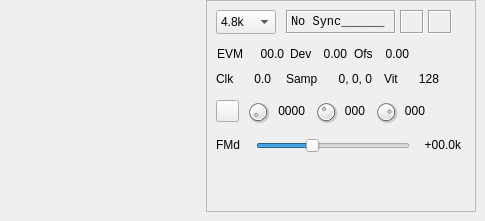
      <widget class="QWidget" name="settingsTab">
       <property name="toolTip">
        <string>Dgital Settings</string>
       </property>
       <attribute name="icon">
        <iconset resource="../../../sdrgui/resources/res.qrc">
         <normaloff>:/gear.png</normaloff>:/gear.png</iconset>
       </attribute>
       <attribute name="title">
        <string/>
       </attribute>
       <attribute name="toolTip">
        <string>Settings</string>
       </attribute>
       <widget class="QWidget" name="layoutWidget">
        <property name="geometry">
         <rect>
          <x>0</x>
          <y>0</y>
          <width>476</width>
          <height>212</height>
         </rect>
        </property>
        <layout class="QHBoxLayout" name="scopeLayout">
         <item>
          <widget class="TVScreen" name="screenTV" native="true">
           <property name="sizePolicy">
            <sizepolicy hsizetype="Maximum" vsizetype="Maximum">
             <horstretch>0</horstretch>
             <verstretch>0</verstretch>
            </sizepolicy>
           </property>
           <property name="minimumSize">
            <size>
             <width>200</width>
             <height>200</height>
            </size>
           </property>
          </widget>
         </item>
         <item>
          <widget class="QFrame" name="frame">
           <property name="minimumSize">
            <size>
             <width>0</width>
             <height>210</height>
            </size>
           </property>
           <property name="frameShape">
            <enum>QFrame::StyledPanel</enum>
           </property>
           <property name="frameShadow">
            <enum>QFrame::Raised</enum>
           </property>
           <widget class="QComboBox" name="baudRate">
            <property name="geometry">
             <rect>
              <x>10</x>
              <y>10</y>
              <width>60</width>
              <height>24</height>
             </rect>
            </property>
            <property name="sizePolicy">
             <sizepolicy hsizetype="Preferred" vsizetype="Fixed">
              <horstretch>0</horstretch>
              <verstretch>0</verstretch>
             </sizepolicy>
            </property>
            <property name="minimumSize">
             <size>
              <width>35</width>
              <height>0</height>
             </size>
            </property>
            <property name="maximumSize">
             <size>
              <width>16777215</width>
              <height>16777215</height>
             </size>
            </property>
            <property name="toolTip">
             <string>Baud rate: 2.4k: NXDN48, dPMR 4.8k: DMR, D-Star, YSF, NXDN96</string>
            </property>
            <item>
             <property name="text">
              <string>4.8k</string>
             </property>
            </item>
           </widget>
           <widget class="QLabel" name="syncText">
            <property name="geometry">
             <rect>
              <x>80</x>
              <y>10</y>
              <width>110</width>
              <height>24</height>
             </rect>
            </property>
            <property name="minimumSize">
             <size>
              <width>110</width>
              <height>0</height>
             </size>
            </property>
            <property name="maximumSize">
             <size>
              <width>16777215</width>
              <height>24</height>
             </size>
            </property>
            <property name="font">
             <font>
              <family>Liberation Mono</family>
              <pointsize>9</pointsize>
             </font>
            </property>
            <property name="toolTip">
             <string>Synchronization status</string>
            </property>
            <property name="frameShape">
             <enum>QFrame::Box</enum>
            </property>
            <property name="frameShadow">
             <enum>QFrame::Sunken</enum>
            </property>
            <property name="lineWidth">
             <number>1</number>
            </property>
            <property name="text">
             <string>No Sync______</string>
            </property>
           </widget>
           <widget class="QLabel" name="dcdLabel">
            <property name="geometry">
             <rect>
              <x>194</x>
              <y>10</y>
              <width>24</width>
              <height>24</height>
             </rect>
            </property>
            <property name="sizePolicy">
             <sizepolicy hsizetype="Fixed" vsizetype="Fixed">
              <horstretch>0</horstretch>
              <verstretch>0</verstretch>
             </sizepolicy>
            </property>
            <property name="minimumSize">
             <size>
              <width>24</width>
              <height>24</height>
             </size>
            </property>
            <property name="maximumSize">
             <size>
              <width>24</width>
              <height>24</height>
             </size>
            </property>
            <property name="toolTip">
             <string>Data Carrier Detect (DCD)</string>
            </property>
            <property name="frameShape">
             <enum>QFrame::Box</enum>
            </property>
            <property name="frameShadow">
             <enum>QFrame::Sunken</enum>
            </property>
            <property name="text">
             <string/>
            </property>
            <property name="alignment">
             <set>Qt::AlignRight|Qt::AlignTrailing|Qt::AlignVCenter</set>
            </property>
           </widget>
           <widget class="QLabel" name="deviationLabel">
            <property name="geometry">
             <rect>
              <x>84</x>
              <y>40</y>
              <width>25</width>
              <height>28</height>
             </rect>
            </property>
            <property name="minimumSize">
             <size>
              <width>25</width>
              <height>0</height>
             </size>
            </property>
            <property name="toolTip">
             <string>Carrier relative position (%) when synchronized</string>
            </property>
            <property name="text">
             <string>Dev</string>
            </property>
            <property name="alignment">
             <set>Qt::AlignLeading|Qt::AlignLeft|Qt::AlignVCenter</set>
            </property>
           </widget>
           <widget class="QLabel" name="deviationText">
            <property name="geometry">
             <rect>
              <x>110</x>
              <y>40</y>
              <width>31</width>
              <height>28</height>
             </rect>
            </property>
            <property name="minimumSize">
             <size>
              <width>25</width>
              <height>0</height>
             </size>
            </property>
            <property name="toolTip">
             <string>Detected FM deviation relative to nominal deviation</string>
            </property>
            <property name="text">
             <string>0.00</string>
            </property>
            <property name="alignment">
             <set>Qt::AlignRight|Qt::AlignTrailing|Qt::AlignVCenter</set>
            </property>
           </widget>
           <widget class="QToolButton" name="syncOrConstellation">
            <property name="geometry">
             <rect>
              <x>10</x>
              <y>100</y>
              <width>23</width>
              <height>22</height>
             </rect>
            </property>
            <property name="toolTip">
             <string>Toggle between transition constellation and symbol synchronization displays</string>
            </property>
            <property name="text">
             <string/>
            </property>
            <property name="icon">
             <iconset resource="../../../sdrgui/resources/res.qrc">
              <normaloff>:/constellation.png</normaloff>
              <normalon>:/slopep_icon.png</normalon>:/constellation.png</iconset>
            </property>
            <property name="checkable">
             <bool>true</bool>
            </property>
           </widget>
           <widget class="QSlider" name="fmDeviation">
            <property name="geometry">
             <rect>
              <x>50</x>
              <y>135</y>
              <width>154</width>
              <height>22</height>
             </rect>
            </property>
            <property name="toolTip">
             <string>Maximum frequency deviation (kHz)</string>
            </property>
            <property name="maximum">
             <number>100</number>
            </property>
            <property name="pageStep">
             <number>1</number>
            </property>
            <property name="value">
             <number>35</number>
            </property>
            <property name="sliderPosition">
             <number>35</number>
            </property>
            <property name="orientation">
             <enum>Qt::Horizontal</enum>
            </property>
           </widget>
           <widget class="QLabel" name="fmDeviationLabel">
            <property name="geometry">
             <rect>
              <x>10</x>
              <y>130</y>
              <width>25</width>
              <height>29</height>
             </rect>
            </property>
            <property name="text">
             <string>FMd</string>
            </property>
           </widget>
           <widget class="QLabel" name="fmDeviationText">
            <property name="geometry">
             <rect>
              <x>205</x>
              <y>130</y>
              <width>50</width>
              <height>29</height>
             </rect>
            </property>
            <property name="minimumSize">
             <size>
              <width>50</width>
              <height>0</height>
             </size>
            </property>
            <property name="text">
             <string>+00.0k</string>
            </property>
            <property name="alignment">
             <set>Qt::AlignRight|Qt::AlignTrailing|Qt::AlignVCenter</set>
            </property>
           </widget>
           <widget class="QDial" name="traceLength">
            <property name="geometry">
             <rect>
              <x>40</x>
              <y>100</y>
              <width>24</width>
              <height>24</height>
             </rect>
            </property>
            <property name="maximumSize">
             <size>
              <width>24</width>
              <height>24</height>
             </size>
            </property>
            <property name="toolTip">
             <string>Display trace length (ms)</string>
            </property>
            <property name="minimum">
             <number>6</number>
            </property>
            <property name="maximum">
             <number>30</number>
            </property>
            <property name="pageStep">
             <number>1</number>
            </property>
            <property name="value">
             <number>6</number>
            </property>
           </widget>
           <widget class="QLabel" name="traceLengthText">
            <property name="geometry">
             <rect>
              <x>68</x>
              <y>100</y>
              <width>31</width>
              <height>22</height>
             </rect>
            </property>
            <property name="toolTip">
             <string>Display trace length (ms)</string>
            </property>
            <property name="text">
             <string>0000</string>
            </property>
            <property name="alignment">
             <set>Qt::AlignRight|Qt::AlignTrailing|Qt::AlignVCenter</set>
            </property>
           </widget>
           <widget class="QDial" name="traceStroke">
            <property name="geometry">
             <rect>
              <x>108</x>
              <y>100</y>
              <width>24</width>
              <height>24</height>
             </rect>
            </property>
            <property name="maximumSize">
             <size>
              <width>24</width>
              <height>24</height>
             </size>
            </property>
            <property name="toolTip">
             <string>Trace stroke [0..255]</string>
            </property>
            <property name="minimum">
             <number>0</number>
            </property>
            <property name="maximum">
             <number>255</number>
            </property>
            <property name="pageStep">
             <number>1</number>
            </property>
            <property name="value">
             <number>100</number>
            </property>
           </widget>
           <widget class="QLabel" name="traceStrokeText">
            <property name="geometry">
             <rect>
              <x>128</x>
              <y>100</y>
              <width>31</width>
              <height>22</height>
             </rect>
            </property>
            <property name="toolTip">
             <string>Trace stroke value</string>
            </property>
            <property name="text">
             <string>000</string>
            </property>
            <property name="alignment">
             <set>Qt::AlignRight|Qt::AlignTrailing|Qt::AlignVCenter</set>
            </property>
           </widget>
           <widget class="QDial" name="traceDecay">
            <property name="geometry">
             <rect>
              <x>168</x>
              <y>100</y>
              <width>24</width>
              <height>24</height>
             </rect>
            </property>
            <property name="maximumSize">
             <size>
              <width>24</width>
              <height>24</height>
             </size>
            </property>
            <property name="toolTip">
             <string>Trace decay [0..255]</string>
            </property>
            <property name="minimum">
             <number>0</number>
            </property>
            <property name="maximum">
             <number>255</number>
            </property>
            <property name="pageStep">
             <number>1</number>
            </property>
            <property name="value">
             <number>200</number>
            </property>
           </widget>
           <widget class="QLabel" name="traceDecayText">
            <property name="geometry">
             <rect>
              <x>188</x>
              <y>100</y>
              <width>31</width>
              <height>22</height>
             </rect>
            </property>
            <property name="toolTip">
             <string>Trace decay value</string>
            </property>
            <property name="text">
             <string>000</string>
            </property>
            <property name="alignment">
             <set>Qt::AlignRight|Qt::AlignTrailing|Qt::AlignVCenter</set>
            </property>
           </widget>
           <widget class="QLabel" name="lockLabel">
            <property name="geometry">
             <rect>
              <x>222</x>
              <y>10</y>
              <width>24</width>
              <height>24</height>
             </rect>
            </property>
            <property name="sizePolicy">
             <sizepolicy hsizetype="Fixed" vsizetype="Fixed">
              <horstretch>0</horstretch>
              <verstretch>0</verstretch>
             </sizepolicy>
            </property>
            <property name="minimumSize">
             <size>
              <width>24</width>
              <height>24</height>
             </size>
            </property>
            <property name="maximumSize">
             <size>
              <width>24</width>
              <height>24</height>
             </size>
            </property>
            <property name="toolTip">
             <string>Locked state</string>
            </property>
            <property name="frameShape">
             <enum>QFrame::Box</enum>
            </property>
            <property name="frameShadow">
             <enum>QFrame::Sunken</enum>
            </property>
            <property name="text">
             <string/>
            </property>
            <property name="alignment">
             <set>Qt::AlignRight|Qt::AlignTrailing|Qt::AlignVCenter</set>
            </property>
           </widget>
           <widget class="QLabel" name="evmLabel">
            <property name="geometry">
             <rect>
              <x>10</x>
              <y>40</y>
              <width>27</width>
              <height>28</height>
             </rect>
            </property>
            <property name="minimumSize">
             <size>
              <width>27</width>
              <height>0</height>
             </size>
            </property>
            <property name="toolTip">
             <string>Carrier relative position (%) when synchronized</string>
            </property>
            <property name="text">
             <string>EVM</string>
            </property>
            <property name="alignment">
             <set>Qt::AlignRight|Qt::AlignTrailing|Qt::AlignVCenter</set>
            </property>
           </widget>
           <widget class="QLabel" name="evmText">
            <property name="geometry">
             <rect>
              <x>40</x>
              <y>40</y>
              <width>38</width>
              <height>28</height>
             </rect>
            </property>
            <property name="minimumSize">
             <size>
              <width>30</width>
              <height>0</height>
             </size>
            </property>
            <property name="toolTip">
             <string>Error Vector Magnitude (%) when synchronized</string>
            </property>
            <property name="text">
             <string>00.0</string>
            </property>
            <property name="alignment">
             <set>Qt::AlignRight|Qt::AlignTrailing|Qt::AlignVCenter</set>
            </property>
           </widget>
           <widget class="QLabel" name="offsetLabel">
            <property name="geometry">
             <rect>
              <x>148</x>
              <y>40</y>
              <width>25</width>
              <height>28</height>
             </rect>
            </property>
            <property name="minimumSize">
             <size>
              <width>25</width>
              <height>0</height>
             </size>
            </property>
            <property name="toolTip">
             <string>Carrier relative position (%) when synchronized</string>
            </property>
            <property name="text">
             <string>Ofs</string>
            </property>
            <property name="alignment">
             <set>Qt::AlignLeading|Qt::AlignLeft|Qt::AlignVCenter</set>
            </property>
           </widget>
           <widget class="QLabel" name="offsetText">
            <property name="geometry">
             <rect>
              <x>172</x>
              <y>40</y>
              <width>31</width>
              <height>28</height>
             </rect>
            </property>
            <property name="minimumSize">
             <size>
              <width>25</width>
              <height>0</height>
             </size>
            </property>
            <property name="toolTip">
             <string>Detected carrier deviation relative to nominal deviation</string>
            </property>
            <property name="text">
             <string>0.00</string>
            </property>
            <property name="alignment">
             <set>Qt::AlignRight|Qt::AlignTrailing|Qt::AlignVCenter</set>
            </property>
           </widget>
           <widget class="QLabel" name="viterbiLabel">
            <property name="geometry">
             <rect>
              <x>178</x>
              <y>65</y>
              <width>25</width>
              <height>28</height>
             </rect>
            </property>
            <property name="minimumSize">
             <size>
              <width>25</width>
              <height>0</height>
             </size>
            </property>
            <property name="toolTip">
             <string>Carrier relative position (%) when synchronized</string>
            </property>
            <property name="text">
             <string>Vit</string>
            </property>
            <property name="alignment">
             <set>Qt::AlignLeading|Qt::AlignLeft|Qt::AlignVCenter</set>
            </property>
           </widget>
           <widget class="QLabel" name="viterbiText">
            <property name="geometry">
             <rect>
              <x>203</x>
              <y>65</y>
              <width>30</width>
              <height>28</height>
             </rect>
            </property>
            <property name="minimumSize">
             <size>
              <width>30</width>
              <height>0</height>
             </size>
            </property>
            <property name="toolTip">
             <string>Viterbi cost. -1 if not available.</string>
            </property>
            <property name="text">
             <string>128</string>
            </property>
            <property name="alignment">
             <set>Qt::AlignRight|Qt::AlignTrailing|Qt::AlignVCenter</set>
            </property>
           </widget>
           <widget class="QLabel" name="clockLabel">
            <property name="geometry">
             <rect>
              <x>10</x>
              <y>65</y>
              <width>25</width>
              <height>28</height>
             </rect>
            </property>
            <property name="minimumSize">
             <size>
              <width>25</width>
              <height>0</height>
             </size>
            </property>
            <property name="toolTip">
             <string>Carrier relative position (%) when synchronized</string>
            </property>
            <property name="text">
             <string>Clk</string>
            </property>
            <property name="alignment">
             <set>Qt::AlignLeading|Qt::AlignLeft|Qt::AlignVCenter</set>
            </property>
           </widget>
           <widget class="QLabel" name="clockText">
            <property name="geometry">
             <rect>
              <x>40</x>
              <y>65</y>
              <width>25</width>
              <height>28</height>
             </rect>
            </property>
            <property name="minimumSize">
             <size>
              <width>25</width>
              <height>0</height>
             </size>
            </property>
            <property name="toolTip">
             <string>Difference between Tx and Rx clock normalized</string>
            </property>
            <property name="text">
             <string>0.0</string>
            </property>
            <property name="alignment">
             <set>Qt::AlignRight|Qt::AlignTrailing|Qt::AlignVCenter</set>
            </property>
           </widget>
           <widget class="QLabel" name="sampleLabel">
            <property name="geometry">
             <rect>
              <x>80</x>
              <y>65</y>
              <width>35</width>
              <height>28</height>
             </rect>
            </property>
            <property name="minimumSize">
             <size>
              <width>25</width>
              <height>0</height>
             </size>
            </property>
            <property name="toolTip">
             <string>Carrier relative position (%) when synchronized</string>
            </property>
            <property name="text">
             <string>Samp</string>
            </property>
            <property name="alignment">
             <set>Qt::AlignLeading|Qt::AlignLeft|Qt::AlignVCenter</set>
            </property>
           </widget>
           <widget class="QLabel" name="sampleText">
            <property name="geometry">
             <rect>
              <x>120</x>
              <y>65</y>
              <width>46</width>
              <height>28</height>
             </rect>
            </property>
            <property name="minimumSize">
             <size>
              <width>25</width>
              <height>0</height>
             </size>
            </property>
            <property name="toolTip">
             <string>Estimated sample point: sample, sync, clock. Clock wins  </string>
            </property>
            <property name="text">
             <string>0, 0, 0</string>
            </property>
            <property name="alignment">
             <set>Qt::AlignRight|Qt::AlignTrailing|Qt::AlignVCenter</set>
            </property>
           </widget>
          </widget>
         </item>
        </layout>
       </widget>
      </widget>
